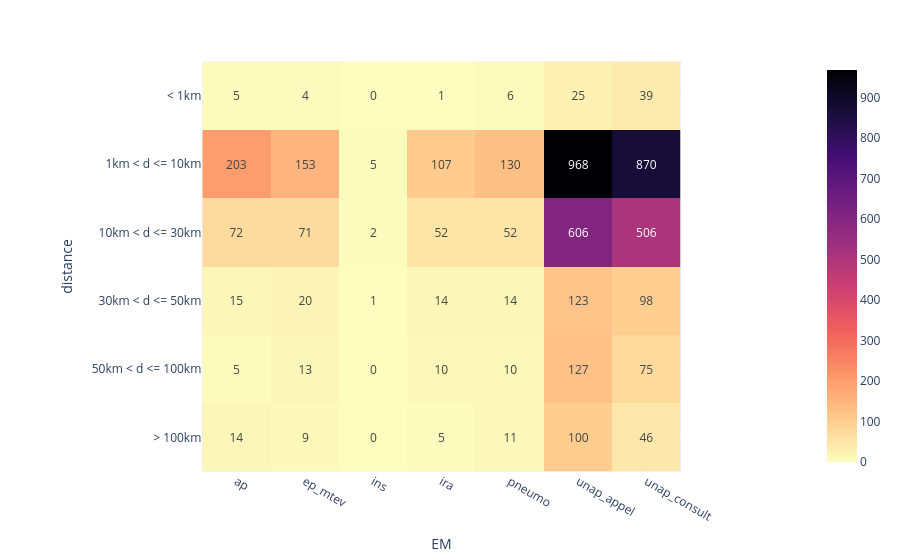

Here is the notebook cell this chart was saved with:
### Markdown cell above
#### Heatmap en nombres absolus centre de Saint Cloud

### Code cell
import seaborn as sns
%matplotlib inline


# sns.heatmap(df_tab_dist, linewidths=0.5, annot=False)

# df_tab_dist.style.background_gradient(cmap='Blues')

fig = px.imshow(df_em_dist_saintCloud.drop(columns='total'), text_auto=True, color_continuous_scale='magma_r')
fig.show()

### Figure 1 — Plotly figure (JSON) as saved in the notebook; plotly's stock layout.template omitted (floating-point values rounded to 4 significant figures)
{"data": [{"coloraxis": "coloraxis", "hovertemplate": "EM: %{x}<br>distance: %{y}<br>color: %{z}<extra></extra>", "name": "0", "texttemplate": "%{z}", "type": "heatmap", "x": ["ap", "ep_mtev", "ins", "ira", "pneumo", "unap_appel", "unap_consult"], "xaxis": "x", "y": ["< 1km", "1km < d <= 10km", "10km < d <= 30km", "30km < d <= 50km", "50km < d <= 100km", "> 100km"], "yaxis": "y", "z": [[5, 4, 0, 1, 6, 25, 39], [203, 153, 5, 107, 130, 968, 870], [72, 71, 2, 52, 52, 606, 506], [15, 20, 1, 14, 14, 123, 98], [5, 13, 0, 10, 10, 127, 75], [14, 9, 0, 5, 11, 100, 46]]}], "layout": {"coloraxis": {"colorscale": [[0, "#fcfdbf"], [0.1111, "#feca8d"], [0.2222, "#fd9668"], [0.3333, "#f1605d"], [0.4444, "#cd4071"], [0.5556, "#9e2f7f"], [0.6667, "#721f81"], [0.7778, "#440f76"], [0.8889, "#180f3d"], [1, "#000004"]]}, "margin": {"t": 60}, "xaxis": {"anchor": "y", "constrain": "domain", "domain": [0, 1], "scaleanchor": "y", "title": {"text": "EM"}}, "yaxis": {"anchor": "x", "autorange": "reversed", "constrain": "domain", "domain": [0, 1], "title": {"text": "distance"}}}}
